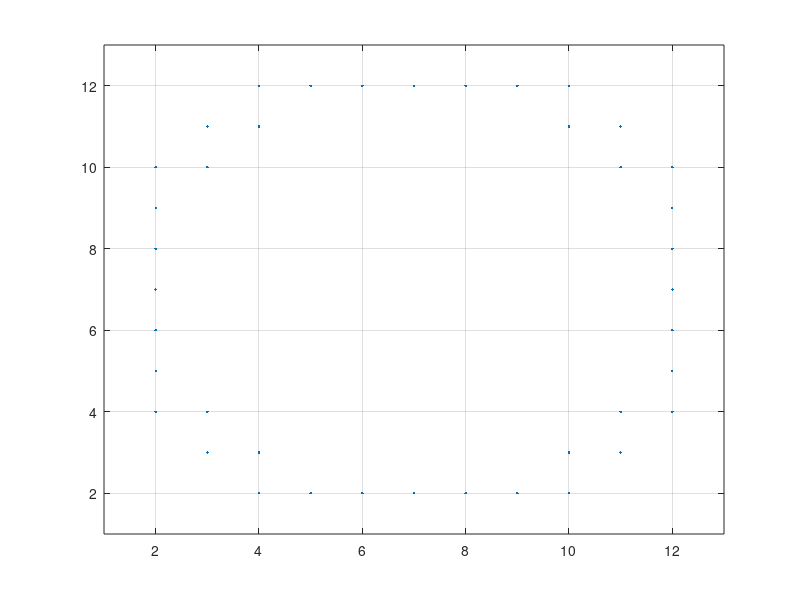

Write the MATLAB code that produced this figure.
clear
xdim = 13;
ydim = 13;
    xcoord = repmat(1:xdim,ydim,1);
    xcoord = xcoord(:);                % vector of x-coordinates for each patch
    ycoord = repmat([1:ydim]',1,xdim);
    ycoord = ycoord(:);                % vector of y-coordinates for each patch

dists=zeros(length(xcoord),length(xcoord));
    for ii = 1:length(xcoord)
        for i = 1:length(xcoord)
            dists(ii,i)=((xcoord(ii)-xcoord(i))^2+(ycoord(ii)-ycoord(i))^2)^.5;
        end
    end
    dists=floor(dists);

inds = 1:length(xcoord);
coords = [xcoord ycoord inds'];
center = 85;    

ones = coords(dists(:,center)==1,:);
twos = coords(dists(:,center)==2,:);
threes = coords(dists(:,center)==3,:);
fours = coords(dists(:,center)==4,:);
fives = coords(dists(:,center)==5,:);

plot(ones(:,1),ones(:,2),'.')
axis([1 xdim 1 ydim])
grid on

plot(twos(:,1),twos(:,2),'.')
axis([1 xdim 1 ydim])
grid on

plot(threes(:,1),threes(:,2),'.')
axis([1 xdim 1 ydim])
grid on

plot(fours(:,1),fours(:,2),'.')
axis([1 xdim 1 ydim])
grid on

plot(fives(:,1),fives(:,2),'.')
axis([1 xdim 1 ydim])
grid on